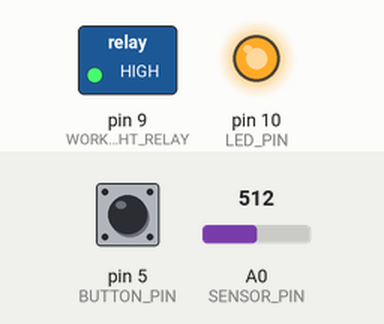
The sketch below on a simulated Arduino Uno, built with avr-gcc and run on an emulated ATmega328P. Parts: switched loads named in the sketch (green lamp = pin HIGH), output pins drawn as LEDs (lit = HIGH). Dashed ring = blinking. The test bench sets the inputs (shaded band); at power-on: pin 5 (BUTTON_PIN) LOW, A0 (SENSOR_PIN) = 512. Pins used as bus, display or sensor lines are not drawn.

Above: at 1.2 s.
1.3 s: pin 5 (BUTTON_PIN) pulled HIGH for 0.15 s
At 2.3 s:
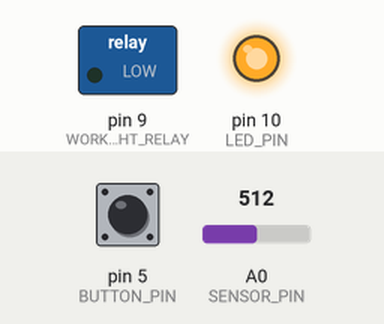
4.4 s: pin 5 (BUTTON_PIN) pulled HIGH for 1 s
At 6.41 s:
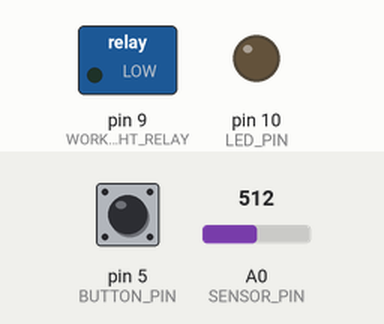
7.9 s: pin 5 (BUTTON_PIN) pulled HIGH for 3.2 s
At 11.0 s:
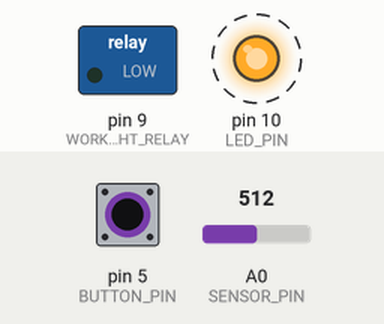
Timing chart, 0 to 13.5 s (numbered marks = the images above; inputs shaded):
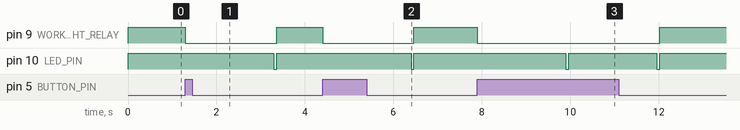

The sketch:

Disparo_de_Camara.ino
```cpp
//http://mattrichardson.com/Arduino-Photo-Trigger/

/*   Audio camera trigger by Matt Richardson
  This is a basic sound-detecting camera & flash trigger for Arduino.
  Use a piezo element for the sensor (see http://www.arduino.cc/en/Tutorial/KnockSensor)
  Use opto isolators (aka optocouplers) for the flash and camera triggers
  Camera must be in BULB mode for shutter release to work
*/

#define BUTTON_PIN 5
#define CAM_TRIGGER_PIN 11
#define FLASH_TRIGGER_PIN 12
#define SENSOR_PIN 0
#define LED_PIN 10
#define STANDBY 0
#define ACTIVE 1
#define WORKLIGHT_RELAY 9
#define SENSOR_THRESHOLD 0

int mode = STANDBY;

// For best results, set flashDelayMS according to what type
// of shot you're doing. 0 seems best for balloon burst while
// 10 seems best for shattering glass. YMMV.
long flashDelayMS = 10;

void setup() {
  pinMode(BUTTON_PIN, INPUT);
  pinMode(CAM_TRIGGER_PIN, OUTPUT);
  pinMode(FLASH_TRIGGER_PIN, OUTPUT);
  pinMode(LED_PIN, OUTPUT);
  pinMode(WORKLIGHT_RELAY, OUTPUT);
  digitalWrite(LED_PIN, HIGH);
  digitalWrite(WORKLIGHT_RELAY, HIGH); //turn the lights on
}


void loop() {
  if (digitalRead(BUTTON_PIN) == HIGH)
  {
    mode = ACTIVE;
    digitalWrite(WORKLIGHT_RELAY, LOW); // turn the lights off
    delay(2000);  // to give time for light to go down and settle after button push
    digitalWrite(LED_PIN, LOW); // show we're ready
    digitalWrite(CAM_TRIGGER_PIN, HIGH); // open the camera shutter
  }
  if ((mode == ACTIVE) && (analogRead(SENSOR_PIN) > SENSOR_THRESHOLD)) //
  { //If we're in ACTIVE mode and we sense a pop:
    delay(flashDelayMS);
    digitalWrite(FLASH_TRIGGER_PIN, HIGH); // fire flash
    delay(50);
    digitalWrite(FLASH_TRIGGER_PIN, LOW);
    digitalWrite(CAM_TRIGGER_PIN, LOW); // close camera shutter
    mode = STANDBY;
    digitalWrite(LED_PIN, HIGH);
    digitalWrite(WORKLIGHT_RELAY, HIGH); // turn lights back on
  }
}
```

Measured:
- after the input at 1.3 s, pin 9 (WORKLIGHT_RELAY): HIGH → LOW at once, → HIGH 2.1 s later; pin 10 (LED_PIN): HIGH → LOW after 2.0 s, → HIGH 0.06 s later
- after the input at 4.4 s, pin 9 (WORKLIGHT_RELAY): HIGH → LOW at once, → HIGH 2.1 s later; pin 10 (LED_PIN): HIGH → LOW after 2.0 s, → HIGH 0.06 s later
- after the input at 7.9 s, pin 9 (WORKLIGHT_RELAY): HIGH → LOW at once, → HIGH 4.1 s later; pin 10 (LED_PIN): alternates HIGH for 2.0 s and LOW for 0.06 s, 4 changes in all, then stays HIGH, starting after 2.0 s
